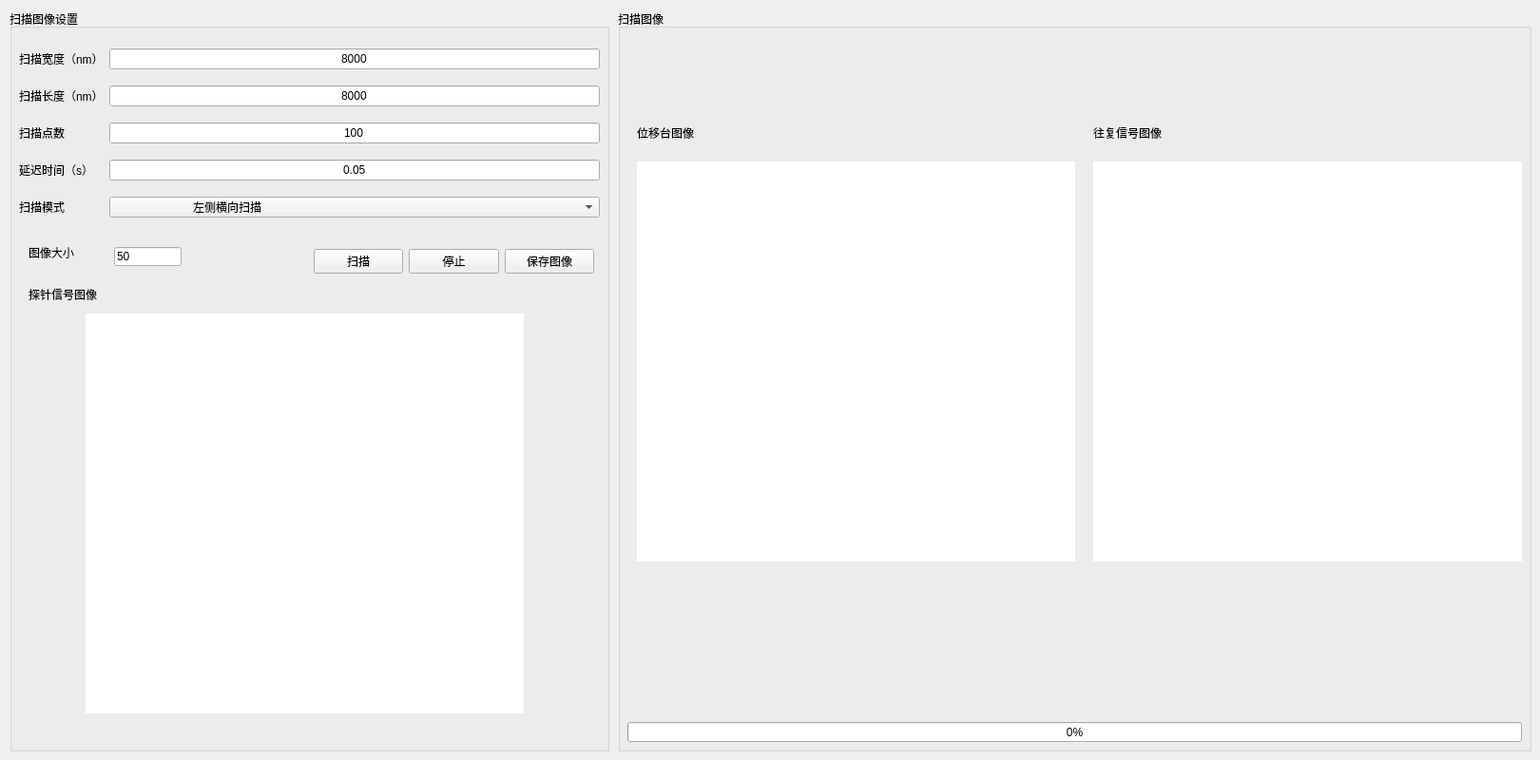
    <widget class="QWidget" name="tab_scan">
     <attribute name="title">
      <string>扫描</string>
     </attribute>
     <widget class="QGroupBox" name="groupBox_scan">
      <property name="geometry">
       <rect>
        <x>10</x>
        <y>10</y>
        <width>631</width>
        <height>781</height>
       </rect>
      </property>
      <property name="title">
       <string>扫描图像设置</string>
      </property>
      <widget class="QWidget" name="layoutWidget">
       <property name="geometry">
        <rect>
         <x>10</x>
         <y>30</y>
         <width>611</width>
         <height>201</height>
        </rect>
       </property>
       <layout class="QGridLayout" name="gridLayout_scan">
        <item row="0" column="0">
         <widget class="QLabel" name="label_scan_width">
          <property name="text">
           <string>扫描宽度（nm）</string>
          </property>
         </widget>
        </item>
        <item row="0" column="1">
         <widget class="QLineEdit" name="lineEdit_scan_width">
          <property name="text">
           <string>8000</string>
          </property>
          <property name="alignment">
           <set>Qt::AlignCenter</set>
          </property>
         </widget>
        </item>
        <item row="1" column="0">
         <widget class="QLabel" name="label_scan_length">
          <property name="text">
           <string>扫描长度（nm）</string>
          </property>
         </widget>
        </item>
        <item row="1" column="1">
         <widget class="QLineEdit" name="lineEdit_scan_length">
          <property name="text">
           <string>8000</string>
          </property>
          <property name="alignment">
           <set>Qt::AlignCenter</set>
          </property>
         </widget>
        </item>
        <item row="2" column="0">
         <widget class="QLabel" name="label_scan_sample">
          <property name="text">
           <string>扫描点数</string>
          </property>
         </widget>
        </item>
        <item row="2" column="1">
         <widget class="QLineEdit" name="lineEdit_scan_sample">
          <property name="text">
           <string>100</string>
          </property>
          <property name="alignment">
           <set>Qt::AlignCenter</set>
          </property>
         </widget>
        </item>
        <item row="3" column="0">
         <widget class="QLabel" name="label_scan_delaytime">
          <property name="text">
           <string>延迟时间（s）</string>
          </property>
         </widget>
        </item>
        <item row="3" column="1">
         <widget class="QLineEdit" name="lineEdit_scan_delaytime">
          <property name="text">
           <string>0.05</string>
          </property>
          <property name="alignment">
           <set>Qt::AlignCenter</set>
          </property>
         </widget>
        </item>
        <item row="4" column="0">
         <widget class="QLabel" name="label_scan_mode">
          <property name="text">
           <string>扫描模式</string>
          </property>
         </widget>
        </item>
        <item row="4" column="1">
         <widget class="QComboBox" name="comboBox_scan_mode">
          <item>
           <property name="text">
            <string>                         左侧横向扫描</string>
           </property>
          </item>
          <item>
           <property name="text">
            <string>                         右侧横向扫描</string>
           </property>
          </item>
          <item>
           <property name="text">
            <string>                         上方纵向扫描</string>
           </property>
          </item>
          <item>
           <property name="text">
            <string>                         下方纵向扫描</string>
           </property>
          </item>
         </widget>
        </item>
       </layout>
      </widget>
      <widget class="QWidget" name="layoutWidget">
       <property name="geometry">
        <rect>
         <x>320</x>
         <y>250</y>
         <width>295</width>
         <height>30</height>
        </rect>
       </property>
       <layout class="QHBoxLayout" name="horizontalLayout_scan">
        <item>
         <widget class="QPushButton" name="pushButton_scan">
          <property name="text">
           <string>扫描</string>
          </property>
         </widget>
        </item>
        <item>
         <widget class="QPushButton" name="pushButton_scan_stop">
          <property name="text">
           <string>停止</string>
          </property>
         </widget>
        </item>
        <item>
         <widget class="QPushButton" name="pushButton_scan_save">
          <property name="text">
           <string>保存图像</string>
          </property>
         </widget>
        </item>
       </layout>
      </widget>
      <widget class="QLineEdit" name="lineEdit_picture_point">
       <property name="geometry">
        <rect>
         <x>110</x>
         <y>250</y>
         <width>71</width>
         <height>20</height>
        </rect>
       </property>
       <property name="text">
        <string>50</string>
       </property>
      </widget>
      <widget class="QLabel" name="label_6">
       <property name="geometry">
        <rect>
         <x>20</x>
         <y>250</y>
         <width>54</width>
         <height>12</height>
        </rect>
       </property>
       <property name="text">
        <string>图像大小</string>
       </property>
      </widget>
      <widget class="QLabel" name="label_7">
       <property name="geometry">
        <rect>
         <x>20</x>
         <y>290</y>
         <width>81</width>
         <height>20</height>
        </rect>
       </property>
       <property name="text">
        <string>探针信号图像</string>
       </property>
      </widget>
      <widget class="QLabel" name="label_scan_picture_voltage">
       <property name="geometry">
        <rect>
         <x>80</x>
         <y>320</y>
         <width>461</width>
         <height>421</height>
        </rect>
       </property>
       <property name="styleSheet">
        <string notr="true">background-color: rgb(255, 255, 255);</string>
       </property>
       <property name="text">
        <string/>
       </property>
      </widget>
     </widget>
     <widget class="QGroupBox" name="groupBox_scan_picture">
      <property name="geometry">
       <rect>
        <x>650</x>
        <y>10</y>
        <width>961</width>
        <height>781</height>
       </rect>
      </property>
      <property name="title">
       <string>扫描图像</string>
      </property>
      <widget class="QLabel" name="label_scan_picture">
       <property name="geometry">
        <rect>
         <x>20</x>
         <y>160</y>
         <width>461</width>
         <height>421</height>
        </rect>
       </property>
       <property name="styleSheet">
        <string notr="true">background-color: rgb(255, 255, 255);</string>
       </property>
       <property name="text">
        <string/>
       </property>
      </widget>
      <widget class="QLabel" name="label_10">
       <property name="geometry">
        <rect>
         <x>500</x>
         <y>120</y>
         <width>81</width>
         <height>20</height>
        </rect>
       </property>
       <property name="text">
        <string>往复信号图像</string>
       </property>
      </widget>
      <widget class="QLabel" name="label_11">
       <property name="geometry">
        <rect>
         <x>20</x>
         <y>120</y>
         <width>81</width>
         <height>20</height>
        </rect>
       </property>
       <property name="text">
        <string>位移台图像</string>
       </property>
      </widget>
      <widget class="QLabel" name="label_scan_picture_double">
       <property name="geometry">
        <rect>
         <x>500</x>
         <y>160</y>
         <width>451</width>
         <height>421</height>
        </rect>
       </property>
       <property name="styleSheet">
        <string notr="true">background-color: rgb(255, 255, 255);</string>
       </property>
       <property name="text">
        <string/>
       </property>
      </widget>
     </widget>
     <widget class="QProgressBar" name="progressBar_scan_picture">
      <property name="geometry">
       <rect>
        <x>660</x>
        <y>760</y>
        <width>941</width>
        <height>21</height>
       </rect>
      </property>
      <property name="value">
       <number>0</number>
      </property>
     </widget>
    </widget>
